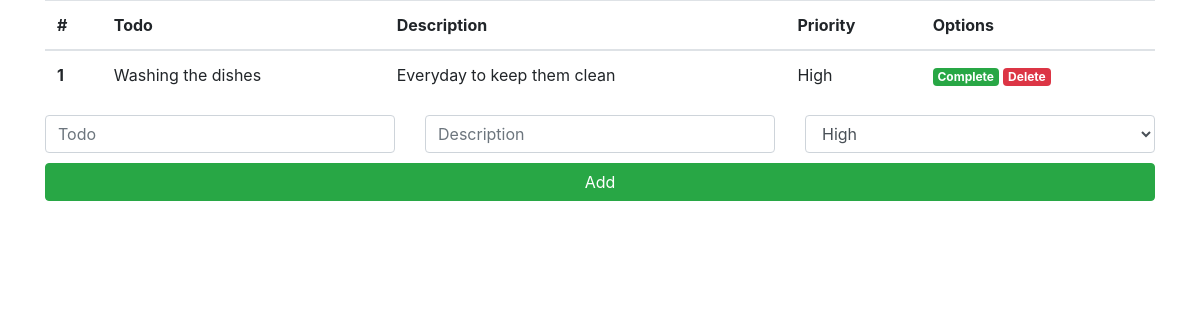
Page /todo/ on the earlier database version.
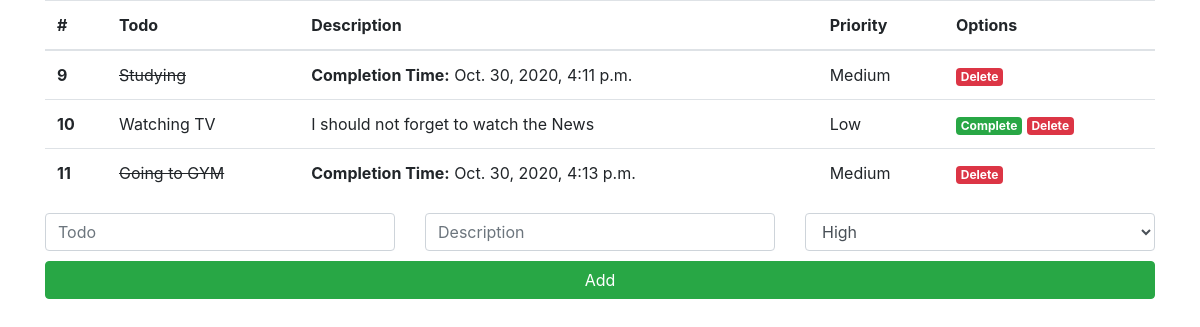
Same page on the later database version.
### todo/models.py (models this page shows, shortened)
class Todo(models.Model):
    title = models.CharField('Title', max_length=50)
    description = models.CharField('Description', max_length=100)
    priority = models.CharField('Priority', max_length=20)
    is_completed = models.BooleanField('Is_completed', default=False)
    completed_at = models.DateTimeField('completed_at', null=True)

### todo/views.py (the view)
# urls.py: path('', views.index, name='index'),
def index(request):
    todos = Todo.objects.all()
    return render(request, 'todos/index.html', {'todos': todos})

### todo/templates/todos/index.html (shortened to what this page needs)
{% load static %}
<!DOCTYPE html>
<html lang="en">
<head>
    <link rel="stylesheet" href="https://stackpath.bootstrapcdn.com/bootstrap/4.3.1/css/bootstrap.min.css">
    <link rel="stylesheet" href="{% static 'css/custom.css' %}">
</head>
<body>
    <div class="container">
        <table class="table">
            <thead>
              <tr>
                <th scope="col">#</th>
                <th scope="col">Todo</th>
                <th scope="col">Description</th>
                <th scope="col">Priority</th>
                <th scope="col">Options</th>
              </tr>
            </thead>
            <tbody>
            {% for todo in todos %}
              <tr>
                <th scope="row">{{ todo.id }}</th>
                {% if todo.is_completed %}
                  <td><s>{{ todo.title }}</s></td>
                {% else %}
                <td>{{ todo.title }}</td>
                {% endif %}
                {% if todo.completed_at %}
                <td><b>Completion Time:</b> {{ todo.completed_at }}</td>
                {% else %}
                <td>{{ todo.description }}</td>
                {% endif %}
                <td>{{ todo.priority }}</td>
                <td>
                  {% if todo.is_completed is False %}
                  <a href="{% url 'complete' todo.id %}"><span class="badge badge-success">Complete</span></a>
                  {% endif %}
                    <a href="{% url 'delete' todo.id %}"><span class="badge badge-danger">Delete</span></a>
                </td>
              </tr>
            {% endfor %}
            </tbody>
          </table>
          <form action="{% url 'create' %}" method="POST">
            <div class="row">
                <div class="col">
                    <input type="text" class="form-control" id="formGroupExampleInput" name="title" placeholder="Todo" required>
                </div>
                <div class="col">
                    <input type="text" class="form-control" id="formGroupExampleInput2" name="description" placeholder="Description" required>
                </div>
                <div class="col">
                    <select class="form-control" id="exampleFormControlSelect1" name="priority">
                        <option>High</option>
                    </select>
                </div>
            </div>
            <div class="row justify-content-center add-todo">
                <div class="col">
                    <button type="submit" class="btn btn-success">Add</button>
                </div>
            </div>
          </form>
    </div>
</body>
</html>

### todo/static/css/custom.css (style rules this page uses)
.add-todo { padding-top: 10px; }
.btn { display: block; width: 100%; }

Differences in the rows shown:
removed Todo: id "1", title "Washing the dishes", description "Everyday to keep them clean", priority "High", is_completed "Complete"
added Todo: id "9", title "Studying", completed_at "Oct. 30, 2020, 4:11 p.m.", priority "Medium"
added Todo: id "10", title "Watching TV", description "I should not forget to watch the News", priority "Low", is_completed "Complete"
added Todo: id "11", title "Going to GYM", completed_at "Oct. 30, 2020, 4:13 p.m.", priority "Medium"
